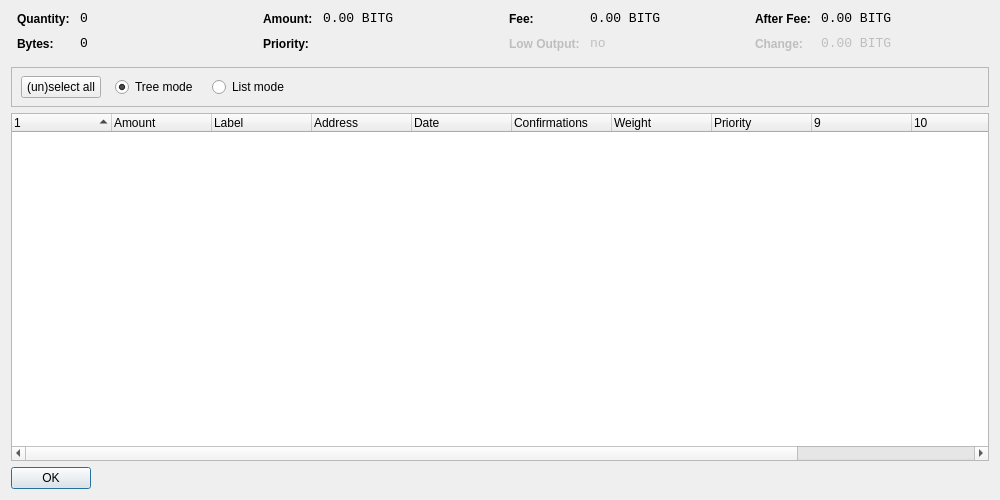
<?xml version="1.0" encoding="UTF-8"?>
<ui version="4.0">
 <class>CoinControlDialog</class>
 <widget class="QWidget" name="CoinControlDialog">
  <property name="geometry">
   <rect>
    <x>0</x>
    <y>0</y>
    <width>1000</width>
    <height>500</height>
   </rect>
  </property>
  <property name="windowTitle">
   <string>Coin Control</string>
  </property>
  <layout class="QVBoxLayout" name="verticalLayout">
   <item>
    <layout class="QHBoxLayout" name="horizontalLayoutTop" stretch="0,0,0,0">
     <property name="topMargin">
      <number>0</number>
     </property>
     <property name="bottomMargin">
      <number>10</number>
     </property>
     <item>
      <layout class="QFormLayout" name="formLayoutCoinControl1">
       <property name="horizontalSpacing">
        <number>10</number>
       </property>
       <property name="verticalSpacing">
        <number>10</number>
       </property>
       <property name="leftMargin">
        <number>6</number>
       </property>
       <property name="rightMargin">
        <number>6</number>
       </property>
       <item row="0" column="0">
        <widget class="QLabel" name="labelCoinControlQuantityText">
         <property name="styleSheet">
          <string notr="true">font-weight:bold;</string>
         </property>
         <property name="text">
          <string>Quantity:</string>
         </property>
        </widget>
       </item>
       <item row="0" column="1">
        <widget class="QLabel" name="labelCoinControlQuantity">
         <property name="font">
          <font>
           <family>Monospace</family>
           <pointsize>10</pointsize>
          </font>
         </property>
         <property name="cursor">
          <cursorShape>IBeamCursor</cursorShape>
         </property>
         <property name="contextMenuPolicy">
          <enum>Qt::ActionsContextMenu</enum>
         </property>
         <property name="text">
          <string notr="true">0</string>
         </property>
         <property name="textInteractionFlags">
          <set>Qt::LinksAccessibleByMouse|Qt::TextSelectableByKeyboard|Qt::TextSelectableByMouse</set>
         </property>
        </widget>
       </item>
       <item row="1" column="0">
        <widget class="QLabel" name="labelCoinControlBytesText">
         <property name="styleSheet">
          <string notr="true">font-weight:bold;</string>
         </property>
         <property name="text">
          <string>Bytes:</string>
         </property>
        </widget>
       </item>
       <item row="1" column="1">
        <widget class="QLabel" name="labelCoinControlBytes">
         <property name="font">
          <font>
           <family>Monospace</family>
           <pointsize>10</pointsize>
          </font>
         </property>
         <property name="cursor">
          <cursorShape>IBeamCursor</cursorShape>
         </property>
         <property name="contextMenuPolicy">
          <enum>Qt::ActionsContextMenu</enum>
         </property>
         <property name="text">
          <string notr="true">0</string>
         </property>
         <property name="textInteractionFlags">
          <set>Qt::LinksAccessibleByMouse|Qt::TextSelectableByKeyboard|Qt::TextSelectableByMouse</set>
         </property>
        </widget>
       </item>
      </layout>
     </item>
     <item>
      <layout class="QFormLayout" name="formLayoutCoinControl2">
       <property name="horizontalSpacing">
        <number>10</number>
       </property>
       <property name="verticalSpacing">
        <number>10</number>
       </property>
       <property name="leftMargin">
        <number>6</number>
       </property>
       <property name="rightMargin">
        <number>6</number>
       </property>
       <item row="0" column="0">
        <widget class="QLabel" name="labelCoinControlAmountText">
         <property name="styleSheet">
          <string notr="true">font-weight:bold;</string>
         </property>
         <property name="text">
          <string>Amount:</string>
         </property>
        </widget>
       </item>
       <item row="0" column="1">
        <widget class="QLabel" name="labelCoinControlAmount">
         <property name="font">
          <font>
           <family>Monospace</family>
           <pointsize>10</pointsize>
          </font>
         </property>
         <property name="cursor">
          <cursorShape>IBeamCursor</cursorShape>
         </property>
         <property name="contextMenuPolicy">
          <enum>Qt::ActionsContextMenu</enum>
         </property>
         <property name="text">
          <string notr="true">0.00 BITG</string>
         </property>
         <property name="textInteractionFlags">
          <set>Qt::LinksAccessibleByMouse|Qt::TextSelectableByKeyboard|Qt::TextSelectableByMouse</set>
         </property>
        </widget>
       </item>
       <item row="1" column="0">
        <widget class="QLabel" name="labelCoinControlPriorityText">
         <property name="styleSheet">
          <string notr="true">font-weight:bold;</string>
         </property>
         <property name="text">
          <string>Priority:</string>
         </property>
        </widget>
       </item>
       <item row="1" column="1">
        <widget class="QLabel" name="labelCoinControlPriority">
         <property name="font">
          <font>
           <family>Monospace</family>
           <pointsize>10</pointsize>
          </font>
         </property>
         <property name="cursor">
          <cursorShape>IBeamCursor</cursorShape>
         </property>
         <property name="contextMenuPolicy">
          <enum>Qt::ActionsContextMenu</enum>
         </property>
         <property name="text">
          <string/>
         </property>
         <property name="textInteractionFlags">
          <set>Qt::LinksAccessibleByMouse|Qt::TextSelectableByKeyboard|Qt::TextSelectableByMouse</set>
         </property>
        </widget>
       </item>
      </layout>
     </item>
     <item>
      <layout class="QFormLayout" name="formLayoutCoinControl3">
       <property name="horizontalSpacing">
        <number>10</number>
       </property>
       <property name="verticalSpacing">
        <number>10</number>
       </property>
       <property name="leftMargin">
        <number>6</number>
       </property>
       <property name="rightMargin">
        <number>6</number>
       </property>
       <item row="0" column="0">
        <widget class="QLabel" name="labelCoinControlFeeText">
         <property name="styleSheet">
          <string notr="true">font-weight:bold;</string>
         </property>
         <property name="text">
          <string>Fee:</string>
         </property>
        </widget>
       </item>
       <item row="0" column="1">
        <widget class="QLabel" name="labelCoinControlFee">
         <property name="font">
          <font>
           <family>Monospace</family>
           <pointsize>10</pointsize>
          </font>
         </property>
         <property name="cursor">
          <cursorShape>IBeamCursor</cursorShape>
         </property>
         <property name="contextMenuPolicy">
          <enum>Qt::ActionsContextMenu</enum>
         </property>
         <property name="text">
          <string notr="true">0.00 BITG</string>
         </property>
         <property name="textInteractionFlags">
          <set>Qt::LinksAccessibleByMouse|Qt::TextSelectableByKeyboard|Qt::TextSelectableByMouse</set>
         </property>
        </widget>
       </item>
       <item row="1" column="0">
        <widget class="QLabel" name="labelCoinControlLowOutputText">
         <property name="enabled">
          <bool>false</bool>
         </property>
         <property name="styleSheet">
          <string notr="true">font-weight:bold;</string>
         </property>
         <property name="text">
          <string>Low Output:</string>
         </property>
        </widget>
       </item>
       <item row="1" column="1">
        <widget class="QLabel" name="labelCoinControlLowOutput">
         <property name="enabled">
          <bool>false</bool>
         </property>
         <property name="font">
          <font>
           <family>Monospace</family>
           <pointsize>10</pointsize>
          </font>
         </property>
         <property name="cursor">
          <cursorShape>IBeamCursor</cursorShape>
         </property>
         <property name="contextMenuPolicy">
          <enum>Qt::ActionsContextMenu</enum>
         </property>
         <property name="text">
          <string>no</string>
         </property>
         <property name="textInteractionFlags">
          <set>Qt::LinksAccessibleByMouse|Qt::TextSelectableByKeyboard|Qt::TextSelectableByMouse</set>
         </property>
        </widget>
       </item>
      </layout>
     </item>
     <item>
      <layout class="QFormLayout" name="formLayoutCoinControl4">
       <property name="horizontalSpacing">
        <number>10</number>
       </property>
       <property name="verticalSpacing">
        <number>10</number>
       </property>
       <property name="leftMargin">
        <number>6</number>
       </property>
       <property name="rightMargin">
        <number>6</number>
       </property>
       <item row="0" column="0">
        <widget class="QLabel" name="labelCoinControlAfterFeeText">
         <property name="styleSheet">
          <string notr="true">font-weight:bold;</string>
         </property>
         <property name="text">
          <string>After Fee:</string>
         </property>
        </widget>
       </item>
       <item row="0" column="1">
        <widget class="QLabel" name="labelCoinControlAfterFee">
         <property name="font">
          <font>
           <family>Monospace</family>
           <pointsize>10</pointsize>
          </font>
         </property>
         <property name="cursor">
          <cursorShape>IBeamCursor</cursorShape>
         </property>
         <property name="contextMenuPolicy">
          <enum>Qt::ActionsContextMenu</enum>
         </property>
         <property name="text">
          <string notr="true">0.00 BITG</string>
         </property>
         <property name="textInteractionFlags">
          <set>Qt::LinksAccessibleByMouse|Qt::TextSelectableByKeyboard|Qt::TextSelectableByMouse</set>
         </property>
        </widget>
       </item>
       <item row="1" column="0">
        <widget class="QLabel" name="labelCoinControlChangeText">
         <property name="enabled">
          <bool>false</bool>
         </property>
         <property name="styleSheet">
          <string notr="true">font-weight:bold;</string>
         </property>
         <property name="text">
          <string>Change:</string>
         </property>
        </widget>
       </item>
       <item row="1" column="1">
        <widget class="QLabel" name="labelCoinControlChange">
         <property name="enabled">
          <bool>false</bool>
         </property>
         <property name="font">
          <font>
           <family>Monospace</family>
           <pointsize>10</pointsize>
          </font>
         </property>
         <property name="cursor">
          <cursorShape>IBeamCursor</cursorShape>
         </property>
         <property name="contextMenuPolicy">
          <enum>Qt::ActionsContextMenu</enum>
         </property>
         <property name="text">
          <string notr="true">0.00 BITG</string>
         </property>
         <property name="textInteractionFlags">
          <set>Qt::LinksAccessibleByMouse|Qt::TextSelectableByKeyboard|Qt::TextSelectableByMouse</set>
         </property>
        </widget>
       </item>
      </layout>
     </item>
    </layout>
   </item>
   <item>
    <widget class="QFrame" name="frame">
     <property name="minimumSize">
      <size>
       <width>0</width>
       <height>40</height>
      </size>
     </property>
     <property name="frameShape">
      <enum>QFrame::StyledPanel</enum>
     </property>
     <property name="frameShadow">
      <enum>QFrame::Sunken</enum>
     </property>
     <widget class="QWidget" name="horizontalLayoutWidget">
      <property name="geometry">
       <rect>
        <x>10</x>
        <y>0</y>
        <width>781</width>
        <height>41</height>
       </rect>
      </property>
      <layout class="QHBoxLayout" name="horizontalLayoutPanel" stretch="0,0,0,0">
       <property name="spacing">
        <number>14</number>
       </property>
       <item>
        <widget class="QPushButton" name="pushButtonSelectAll">
         <property name="sizePolicy">
          <sizepolicy hsizetype="Maximum" vsizetype="Fixed">
           <horstretch>0</horstretch>
           <verstretch>0</verstretch>
          </sizepolicy>
         </property>
         <property name="text">
          <string>(un)select all</string>
         </property>
        </widget>
       </item>
       <item>
        <widget class="QRadioButton" name="radioTreeMode">
         <property name="sizePolicy">
          <sizepolicy hsizetype="Maximum" vsizetype="Fixed">
           <horstretch>0</horstretch>
           <verstretch>0</verstretch>
          </sizepolicy>
         </property>
         <property name="text">
          <string>Tree mode</string>
         </property>
         <property name="checked">
          <bool>true</bool>
         </property>
        </widget>
       </item>
       <item>
        <widget class="QRadioButton" name="radioListMode">
         <property name="sizePolicy">
          <sizepolicy hsizetype="Maximum" vsizetype="Fixed">
           <horstretch>0</horstretch>
           <verstretch>0</verstretch>
          </sizepolicy>
         </property>
         <property name="text">
          <string>List mode</string>
         </property>
        </widget>
       </item>
       <item>
        <spacer name="horizontalSpacer">
         <property name="orientation">
          <enum>Qt::Horizontal</enum>
         </property>
         <property name="sizeHint" stdset="0">
          <size>
           <width>40</width>
           <height>20</height>
          </size>
         </property>
        </spacer>
       </item>
      </layout>
     </widget>
    </widget>
   </item>
   <item>
    <widget class="CoinControlTreeWidget" name="treeWidget">
     <property name="contextMenuPolicy">
      <enum>Qt::CustomContextMenu</enum>
     </property>
     <property name="sortingEnabled">
      <bool>false</bool>
     </property>
     <property name="columnCount">
      <number>12</number>
     </property>
     <attribute name="headerShowSortIndicator" stdset="0">
      <bool>true</bool>
     </attribute>
     <attribute name="headerStretchLastSection">
      <bool>false</bool>
     </attribute>
     <column>
      <property name="text">
       <string/>
      </property>
     </column>
     <column>
      <property name="text">
       <string>Amount</string>
      </property>
     </column>
     <column>
      <property name="text">
       <string>Label</string>
      </property>
     </column>
     <column>
      <property name="text">
       <string>Address</string>
      </property>
     </column>
     <column>
      <property name="text">
       <string>Date</string>
      </property>
     </column>
     <column>
      <property name="text">
       <string>Confirmations</string>
      </property>
      <property name="toolTip">
       <string>Confirmed</string>
      </property>
     </column>
     <column>
      <property name="text">
       <string>Weight</string>
      </property>
     </column>
     <column>
      <property name="text">
       <string>Priority</string>
      </property>
     </column>
     <column>
      <property name="text">
       <string/>
      </property>
     </column>
     <column>
      <property name="text">
       <string/>
      </property>
     </column>
     <column>
      <property name="text">
       <string/>
      </property>
     </column>
     <column>
      <property name="text">
       <string/>
      </property>
     </column>
    </widget>
   </item>
   <item>
    <widget class="QDialogButtonBox" name="buttonBox">
     <property name="sizePolicy">
      <sizepolicy hsizetype="Maximum" vsizetype="Fixed">
       <horstretch>0</horstretch>
       <verstretch>0</verstretch>
      </sizepolicy>
     </property>
     <property name="orientation">
      <enum>Qt::Horizontal</enum>
     </property>
     <property name="standardButtons">
      <set>QDialogButtonBox::Ok</set>
     </property>
    </widget>
   </item>
  </layout>
 </widget>
 <customwidgets>
  <customwidget>
   <class>CoinControlTreeWidget</class>
   <extends>QTreeWidget</extends>
   <header>coincontroltreewidget.h</header>
  </customwidget>
 </customwidgets>
 <resources/>
 <connections/>
</ui>
